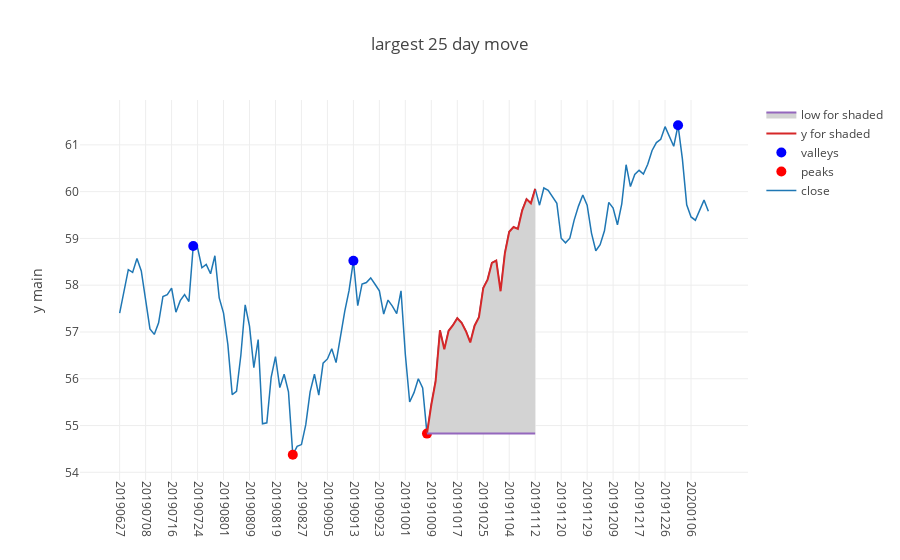

Here is the notebook cell this chart was saved with:
### Markdown cell above
### ### Recreate the graph above with more detail using Plotly
To use plotly, you must assemble a set of plotly go.Figure objects.
They are as follows:
1. sc_main: this is the ```go.Figure``` object that get's returned inside of a tuple, from ```du.plotly_pandas```. 
2. sc1: this is a scatter plot of the ```peak``` column in ```df_p_v```
3. sc2: this is a scatter plot of the ```valley``` column in ```df_p_v```
4. sc3: this is a scatter of just those x and y values during the time period that had the largest n day range
5. sc4: this is a vertical line along the y value that is the min y value of the period that had the largest n day range.  You need this line in order to draw the shaded region, using ```fill=tonexty```

### Code cell
axx = du.plotly_pandas(df_p_v[['trade_date','close']],x_column='trade_date',plot_title=f'largest {number_of_rolling_days} day move')
sc_main = axx.data[0]
m1=dict(color='Red',size=10)
m2=dict(color='Blue',size=10)
sc1 = go.Scatter(x=df_p_v.trade_date, y=df_p_v['valley'],mode='markers', marker=m1,name='peaks')
sc2 = go.Scatter(x=df_p_v.trade_date, y=df_p_v['peak'],mode='markers', marker=m2,name='valleys')
min_y = df_p_v.iloc[Ix].close.min()
sc3 = go.Scatter(
    x=df_p_v.iloc[Ix].trade_date,
    y=df_p_v.iloc[Ix].close,
    mode='lines',
    name='y for shaded'
)
sc4 = go.Scatter(
    x=df_p_v.iloc[Ix].trade_date,
    y=[min_y for _ in Iy],
    fill='tonexty',
    fillcolor ='#d3d3d3',
    mode='lines',
    name='low for shaded'
)
data = [sc_main,sc1,sc2,sc3,sc4]
axx2 = go.Figure(data=data,layout=axx.layout)
# iplot(axx)
iplot(axx2)

### Figure 1 — Plotly figure (JSON) as saved in the notebook; plotly's stock layout.template omitted (floating-point values rounded to 4 significant figures; data arrays with more than 128 entries replaced by an {"elided": "..."} marker saying what was removed)
{"data": [{"line": {"color": "rgba (31, 119, 180, 1)", "dash": "solid", "width": 1.5}, "mode": "lines", "name": "close", "type": "scatter", "uid": "7e3d4738-3607-11ea-a995-8c859025e7f9", "x": {"elided": "137 int values"}, "xaxis": "x", "y": {"elided": "137 float values"}, "yaxis": "y"}, {"marker": {"color": "Red", "size": 10}, "mode": "markers", "name": "peaks", "type": "scatter", "uid": "7e3d48be-3607-11ea-bfae-8c859025e7f9", "x": {"elided": "137 int values"}, "y": {"elided": "137 float values"}}, {"marker": {"color": "Blue", "size": 10}, "mode": "markers", "name": "valleys", "type": "scatter", "uid": "7e3d497a-3607-11ea-a5fe-8c859025e7f9", "x": {"elided": "137 int values"}, "y": {"elided": "137 float values"}}, {"mode": "lines", "name": "y for shaded", "type": "scatter", "uid": "7e3d4a1c-3607-11ea-8c6a-8c859025e7f9", "x": [20191008, 20191009, 20191010, 20191011, 20191014, 20191015, 20191016, 20191017, 20191018, 20191021, 20191022, 20191023, 20191024, 20191025, 20191028, 20191029, 20191030, 20191031, 20191101, 20191104, 20191105, 20191106, 20191107, 20191108, 20191111, 20191112], "y": [54.83, 55.44, 55.95, 57.04, 56.63, 57.03, 57.14, 57.29, 57.19, 57.02, 56.78, 57.14, 57.31, 57.94, 58.12, 58.48, 58.53, 57.87, 58.69, 59.14, 59.24, 59.2, 59.6, 59.84, 59.75, 60.06]}, {"fill": "tonexty", "fillcolor": "#d3d3d3", "mode": "lines", "name": "low for shaded", "type": "scatter", "uid": "7e3d4ab4-3607-11ea-bfab-8c859025e7f9", "x": [20191008, 20191009, 20191010, 20191011, 20191014, 20191015, 20191016, 20191017, 20191018, 20191021, 20191022, 20191023, 20191024, 20191025, 20191028, 20191029, 20191030, 20191031, 20191101, 20191104, 20191105, 20191106, 20191107, 20191108, 20191111, 20191112], "y": [54.83, 54.83, 54.83, 54.83, 54.83, 54.83, 54.83, 54.83, 54.83, 54.83, 54.83, 54.83, 54.83, 54.83, 54.83, 54.83, 54.83, 54.83, 54.83, 54.83, 54.83, 54.83, 54.83, 54.83, 54.83, 54.83]}], "layout": {"title": "largest 25 day move", "xaxis": {"tickangle": 90, "ticktext": [20190627, 20190708, 20190716, 20190724, 20190801, 20190809, 20190819, 20190827, 20190905, 20190913, 20190923, 20191001, 20191009, 20191017, 20191025, 20191104, 20191112, 20191120, 20191129, 20191209, 20191217, 20191226, 20200106], "tickvals": [20190627, 20190708, 20190716, 20190724, 20190801, 20190809, 20190819, 20190827, 20190905, 20190913, 20190923, 20191001, 20191009, 20191017, 20191025, 20191104, 20191112, 20191120, 20191129, 20191209, 20191217, 20191226, 20200106], "type": "category"}, "yaxis": {"title": "y main"}}}
